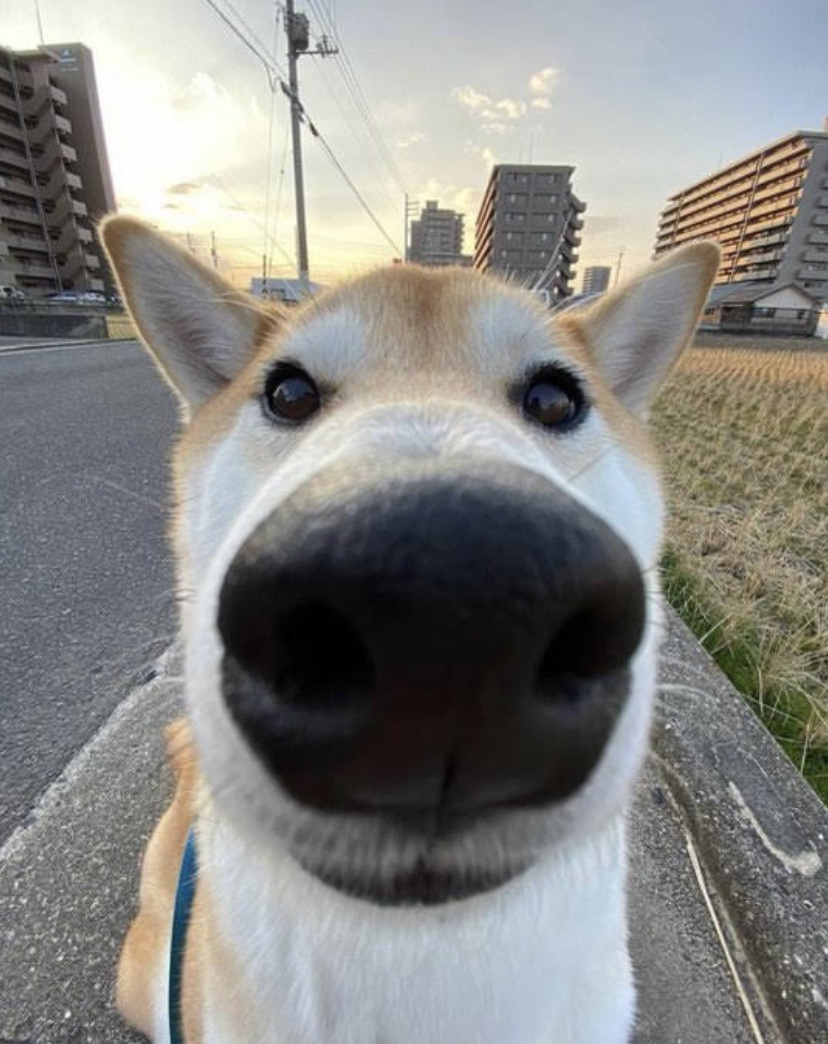
#> input picture 7 lab/sobaken.jpg, 828 x 1044 px
$ python '7 lab.py'
#> lines starting #> are read from the running program, lines starting #| are printed output that depends on the picture
def a1():
    from PIL import Image

    filename = "sobaken.jpg"
    with Image.open(filename) as img:
#> img is the input picture: PIL image 828x1044 RGB; mean R, G, B 136.4, 135.7, 132.4
        img.load()
    img.show()
    w, h = img.size
#> w = 828; h = 1044
    f = img.format
#> f = 'JPEG'
    m = img.mode
#> m = 'RGB'

    print('Ширина: ', w)
#| Ширина:  828
    print('Высота: ', h)
#| Высота:  1044
    print('Формат: ', f)
#| Формат:  JPEG
    print('Цветовая модель: ', m)
#| Цветовая модель:  RGB


def a2():
    from PIL import Image
    filename = "sobaken.jpg"
    with Image.open(filename) as img:
        img.load()

    new_img = img.resize((img.width // 3, img.height // 3))
    new_img.save("newsobaken.jpg")

    conv_img = img.rotate(180)
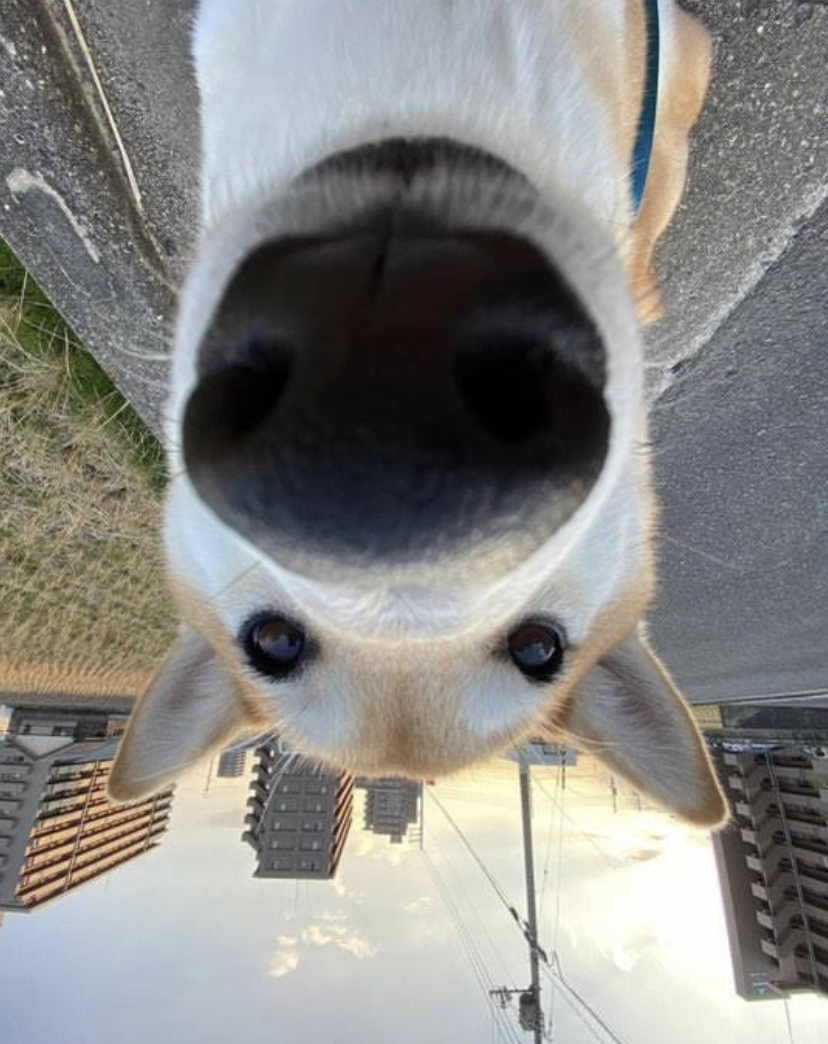
#> conv_img: PIL image 828x1044 RGB; mean R, G, B 136.4, 135.7, 132.4
    conv_img.save("180sobaken.jpg")

    conv_img = img.transpose(Image.FLIP_LEFT_RIGHT)
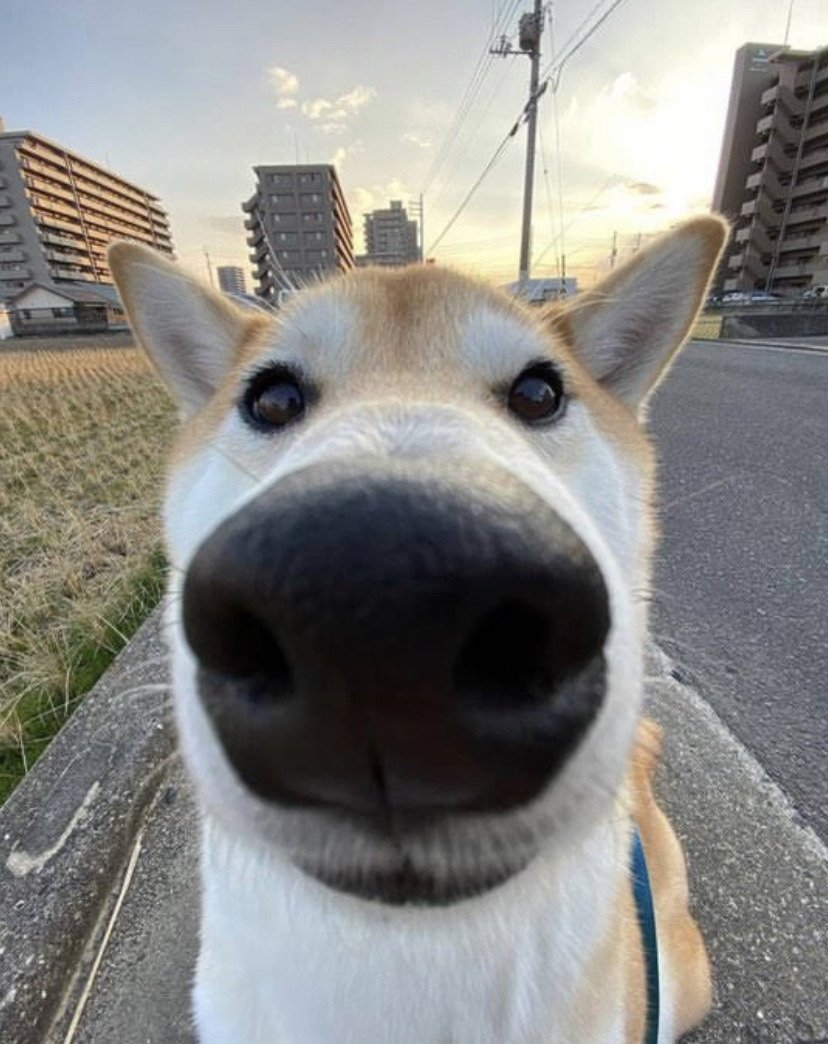
#> conv_img: PIL image 828x1044 RGB; mean R, G, B 136.4, 135.7, 132.4
    conv_img.save("sobaken_left_right.jpg")


def a3():
    from PIL import Image, ImageFilter
    files = ["1.jpg", "2.jpg", "3.jpg", "4.jpg", "5.jpg"]
    for f in files:
        with Image.open(f) as img:
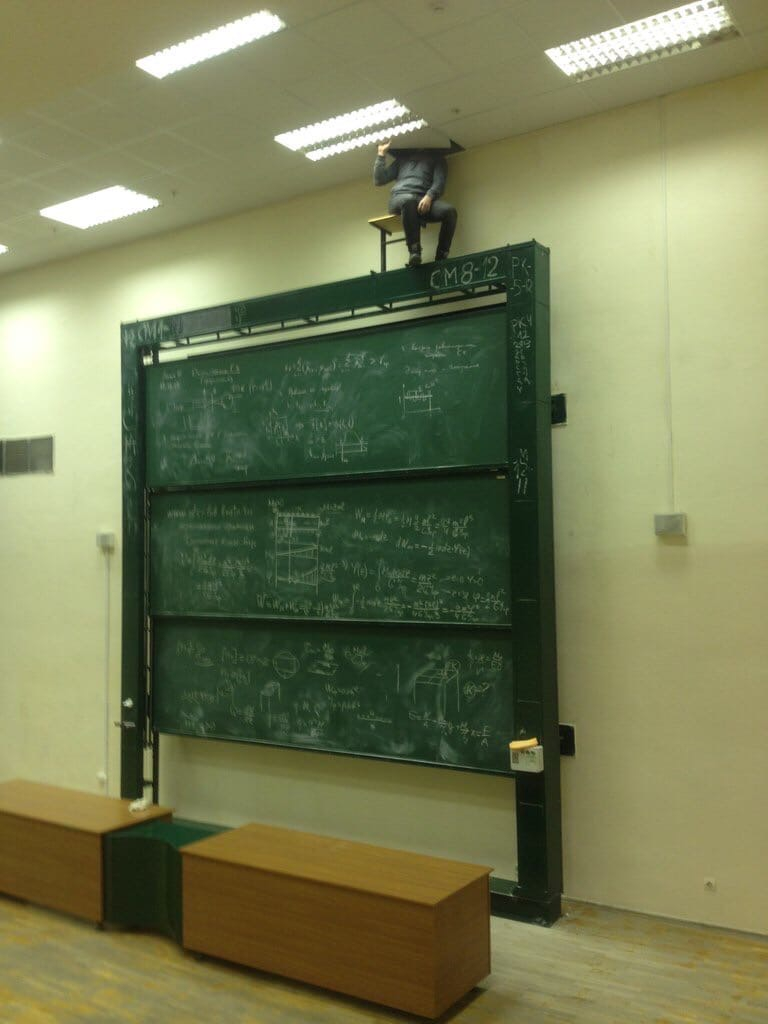
#> input picture 7 lab/1.jpg, 768 x 1024 px
#> img is the input picture: PIL image 768x1024 RGB; mean R, G, B 118.7, 123.8, 84.8
            img.load()
            n_img = img.filter(ImageFilter.EMBOSS)
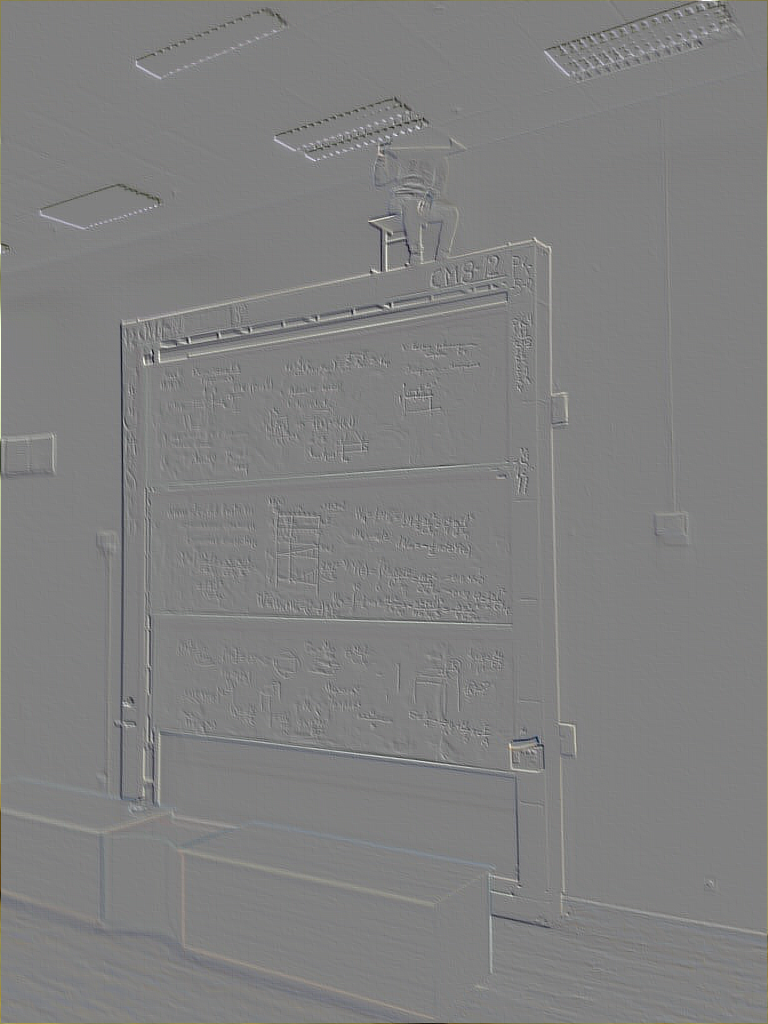
#> n_img: PIL image 768x1024 RGB; mean R, G, B 128.1, 128.1, 127.9
            n_img.show()
            n_img.save('n' + f)
#> pass 2 of the loop in a3, `for f in files:`:
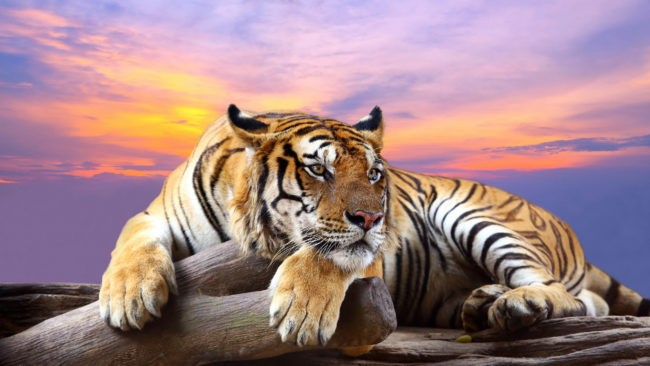
#> input picture 7 lab/2.jpg, 650 x 366 px
#> in a3, img is the input picture: PIL image 650x366 RGB; mean R, G, B 162, 131.5, 135.9
#> in a3, `n_img = img.filter(ImageFilter.EMBOSS)`:
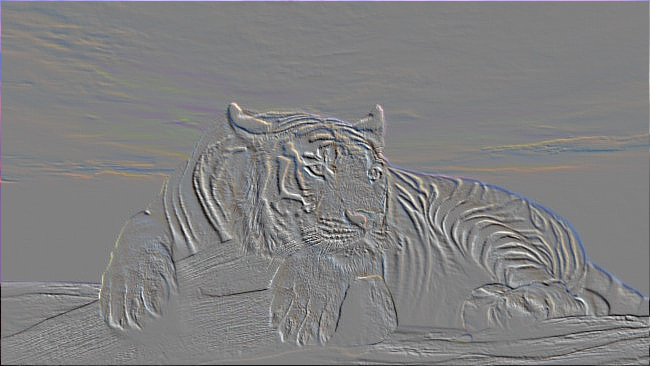
#> n_img: PIL image 650x366 RGB; mean R, G, B 128.4, 128.2, 128.6
#> pass 3 of the loop in a3, `for f in files:`:
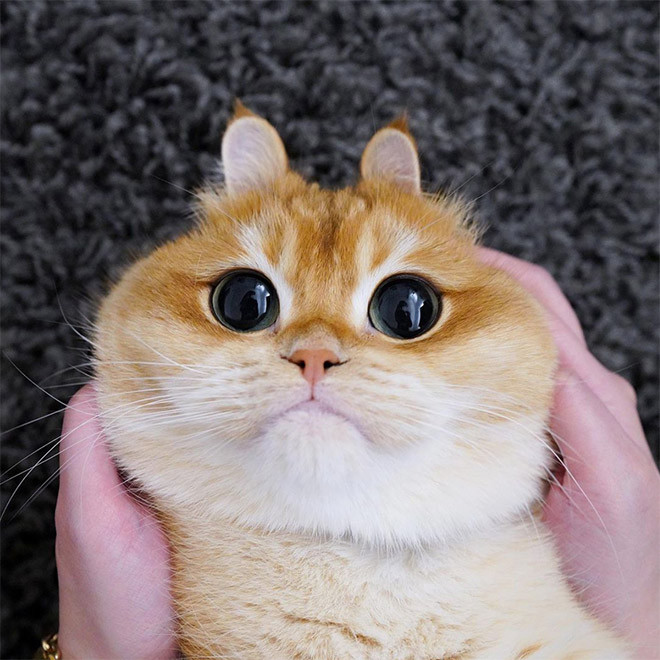
#> input picture 7 lab/3.jpg, 660 x 660 px
#> in a3, img is the input picture: PIL image 660x660 RGB; mean R, G, B 130.3, 118.2, 116
#> in a3, `n_img = img.filter(ImageFilter.EMBOSS)`:
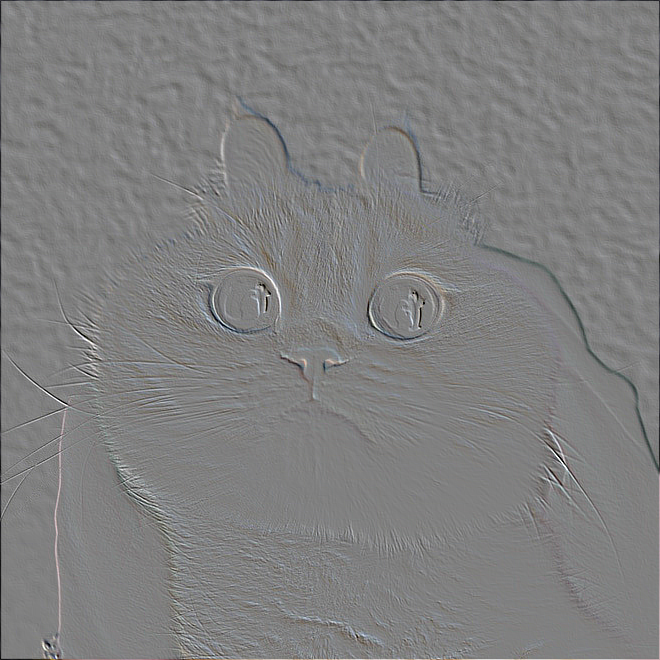
#> n_img: PIL image 660x660 RGB; mean R, G, B 127.7, 127.7, 127.7
#> the loop made 5 passes; the first 3 are shown


def a4():
    from PIL import Image, ImageFilter
    files = ["1.jpg", "2.jpg", "3.jpg", "4.jpg", "5.jpg"]

    for f in files:
        watermark = Image.open("wmark.jpg")
        with Image.open(f) as img:
            img.paste(watermark)
            img.save('new' + f)


a1()
a2()
a3()
